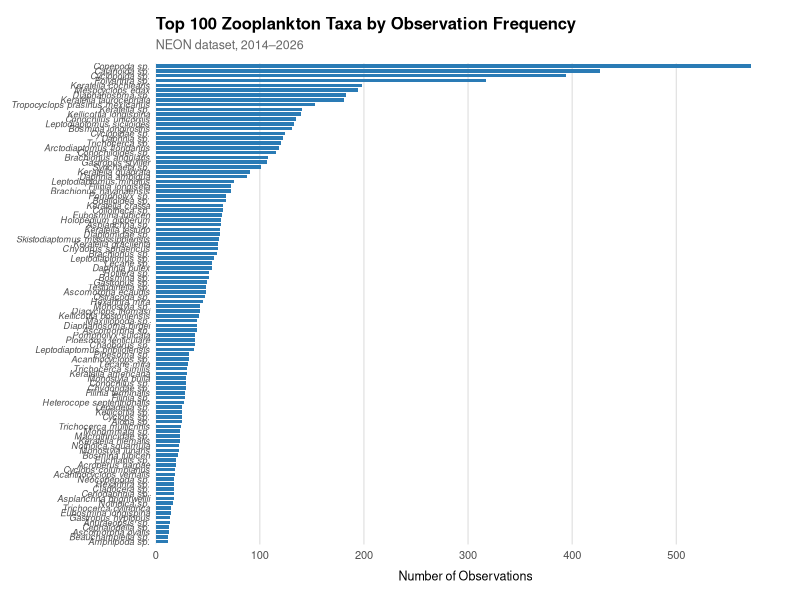
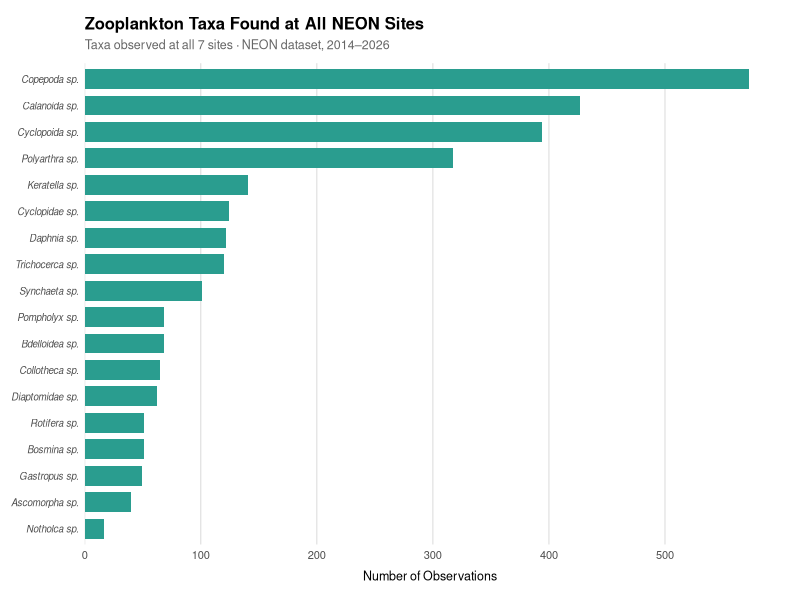

Write the R code that produced these figures, in order.
# Script 25: Top 100 Zooplankton Taxa by Observation Frequency
# Creates:
#   1. A horizontal bar chart of the 100 most frequently observed taxa
#      across all NEON sites (2014-2026), formatted for PPT slides.
#   2. A subset chart restricted to taxa observed at every site (all 7 sites).

library(ggplot2)
library(dplyr)

# ── Load data ──────────────────────────────────────────────────────────────────
zoo <- read.csv("data-processed/zooplankton_2014_2026.csv")
taxa_ref <- read.csv("data-processed/zooplankton_taxon_reference.csv")

# ── Count observations per taxon ───────────────────────────────────────────────
obs_counts <- zoo %>%
  count(taxonID, name = "n_obs")

top100_taxa <- obs_counts %>%
  arrange(desc(n_obs)) %>%
  slice_head(n = 100) %>%
  left_join(taxa_ref %>% select(taxonID, scientificName), by = "taxonID") %>%
  mutate(
    label = if_else(is.na(scientificName), taxonID, scientificName),
    label = reorder(label, n_obs)
  )

# ── Plot ───────────────────────────────────────────────────────────────────────
p_top100 <- ggplot(top100_taxa, aes(x = label, y = n_obs)) +
  geom_col(fill = "#2a7bb5", width = 0.75) +
  coord_flip() +
  scale_y_continuous(
    expand = expansion(mult = c(0, 0.04)),
    labels = scales::comma
  ) +
  labs(
    title = "Top 100 Zooplankton Taxa by Observation Frequency",
    subtitle = "NEON dataset, 2014–2026",
    x = NULL,
    y = "Number of Observations"
  ) +
  theme_minimal(base_size = 9) +
  theme(
    axis.text.y  = element_text(face = "italic", size = 6.5),
    axis.text.x  = element_text(size = 8),
    axis.title.x = element_text(size = 9, margin = margin(t = 6)),
    panel.grid.major.y = element_blank(),
    panel.grid.minor   = element_blank(),
    panel.grid.major.x = element_line(colour = "grey88"),
    plot.title    = element_text(face = "bold", size = 12, margin = margin(b = 4)),
    plot.subtitle = element_text(size = 9, colour = "grey40", margin = margin(b = 8)),
    plot.margin   = margin(12, 18, 12, 8)
  )

# ── Save ───────────────────────────────────────────────────────────────────────
ggsave(
  filename = "figures/top100_zooplankton_taxa_frequency.png",
  plot     = p_top100,
  width    = 13.33,
  height   = 7.5,
  dpi      = 200
)

message("Saved: figures/top100_zooplankton_taxa_frequency.png")

# ── Taxa present at ALL sites ──────────────────────────────────────────────────
n_sites <- n_distinct(zoo$siteID)   # 7 sites

ubiquitous_taxa <- zoo %>%
  group_by(taxonID) %>%
  summarise(n_sites_present = n_distinct(siteID), .groups = "drop") %>%
  filter(n_sites_present == n_sites)

all_sites_taxa <- obs_counts %>%
  filter(taxonID %in% ubiquitous_taxa$taxonID) %>%
  arrange(desc(n_obs)) %>%
  left_join(taxa_ref %>% select(taxonID, scientificName), by = "taxonID") %>%
  mutate(
    label = if_else(is.na(scientificName), taxonID, scientificName),
    label = reorder(label, n_obs)
  )

# ── Plot: taxa at all sites ────────────────────────────────────────────────────
p_all_sites <- ggplot(all_sites_taxa, aes(x = label, y = n_obs)) +
  geom_col(fill = "#2a9d8f", width = 0.75) +
  coord_flip() +
  scale_y_continuous(
    expand = expansion(mult = c(0, 0.04)),
    labels = scales::comma
  ) +
  labs(
    title = "Zooplankton Taxa Found at All NEON Sites",
    subtitle = paste0("Taxa observed at all ", n_sites, " sites · NEON dataset, 2014–2026"),
    x = NULL,
    y = "Number of Observations"
  ) +
  theme_minimal(base_size = 9) +
  theme(
    axis.text.y  = element_text(face = "italic", size = 7),
    axis.text.x  = element_text(size = 8),
    axis.title.x = element_text(size = 9, margin = margin(t = 6)),
    panel.grid.major.y = element_blank(),
    panel.grid.minor   = element_blank(),
    panel.grid.major.x = element_line(colour = "grey88"),
    plot.title    = element_text(face = "bold", size = 12, margin = margin(b = 4)),
    plot.subtitle = element_text(size = 9, colour = "grey40", margin = margin(b = 8)),
    plot.margin   = margin(12, 18, 12, 8)
  )

# ── Save ───────────────────────────────────────────────────────────────────────
ggsave(
  filename = "figures/all_sites_zooplankton_taxa_frequency.png",
  plot     = p_all_sites,
  width    = 13.33,
  height   = 7.5,
  dpi      = 200
)

message("Saved: figures/all_sites_zooplankton_taxa_frequency.png")
